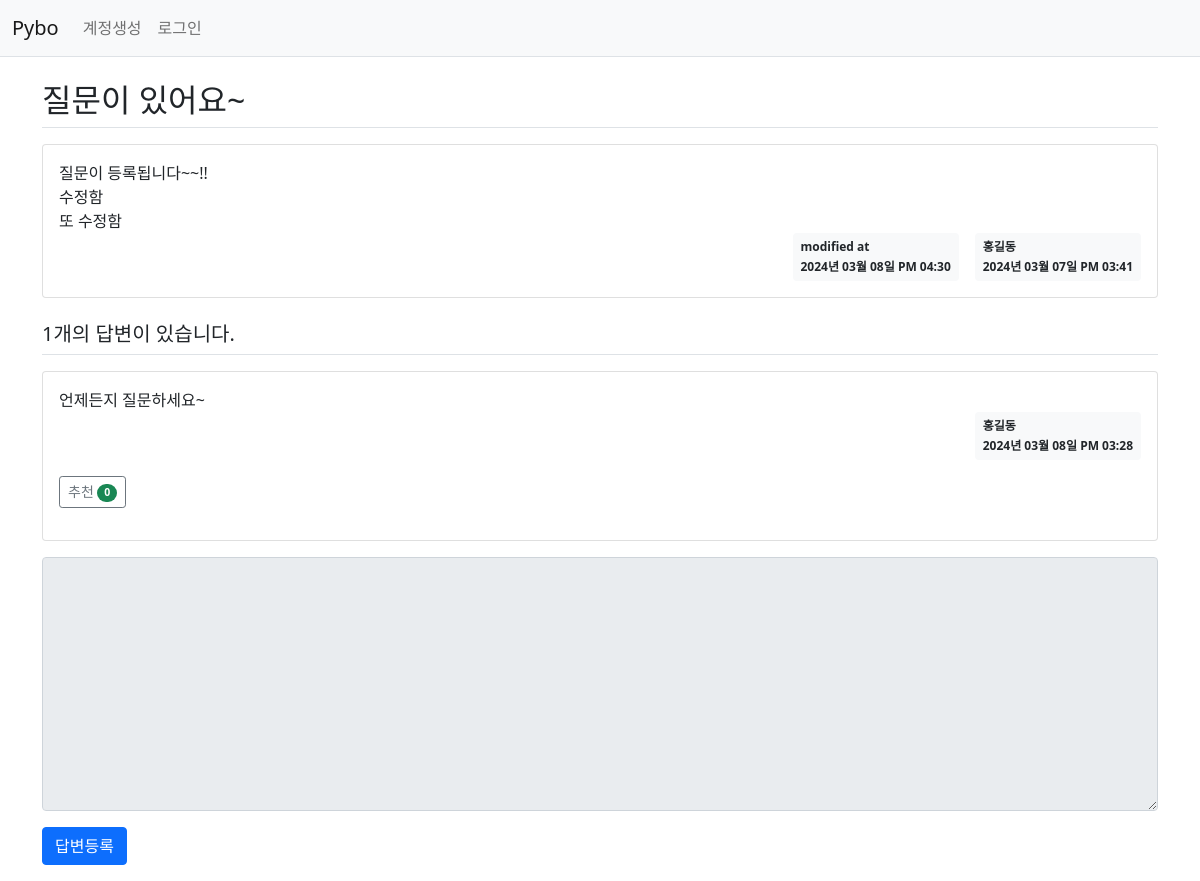
The app's page /question/detail/4/ with its own data.
### pybo/models.py (models this page shows)
class Question(db.Model):
    id = db.Column(db.Integer, primary_key=True)
    subject = db.Column(db.String(200), nullable=False)
    content = db.Column(db.Text(), nullable=False)
    create_date = db.Column(db.DateTime(), nullable=False)
    user_id = db.Column(db.Integer, db.ForeignKey('user.id', ondelete='CASCADE'), nullable=False)
    user = db.relationship('User', backref=db.backref('question_set'))
    modify_date = db.Column(db.DateTime(), nullable=True)
    voter = db.relationship('User', secondary=question_voter, backref=db.backref('question_voter_set'))

class User(db.Model):
    id = db.Column(db.Integer, primary_key=True)
    username = db.Column(db.String(150), unique=True, nullable=False)
    password = db.Column(db.String(200), nullable=False)
    email = db.Column(db.String(120), unique=True, nullable=False)

class Answer(db.Model):
    id = db.Column(db.Integer, primary_key=True)
    question_id = db.Column(db.Integer, db.ForeignKey('question.id', ondelete='CASCADE'))
    question = db.relationship('Question', backref=db.backref('answer_set'))
    content = db.Column(db.Text(), nullable=False)
    create_date = db.Column(db.DateTime(), nullable=False)
    user_id = db.Column(db.Integer, db.ForeignKey('user.id', ondelete='CASCADE'), nullable=False)
    user = db.relationship('User', backref=db.backref('answer_set'))
    modify_date = db.Column(db.DateTime(), nullable=True)
    voter = db.relationship('User', secondary=answer_voter, backref=db.backref('answer_voter_set'))

### pybo/views/question_views.py (the view)
@bp.route('/detail/<int:question_id>/')
def detail(question_id):
    form = AnswerForm()
    question = Question.query.get_or_404(question_id)
    return render_template('question/question_detail.html', question=question, form=form)

### pybo/forms.py
class AnswerForm(FlaskForm):
    content = TextAreaField('답변 내용', validators=[DataRequired('답변 내용은 필수입력 항목입니다.')])

### pybo/filter.py (called while the page is built)
def format_datetime(value, fmt='%Y년 %m월 %d일 %p %I:%M'):
    return value.strftime(fmt)

### pybo/views/auth_views.py (called while the page is built)
@bp.before_app_request
def load_logged_in_user():
    user_id = session.get('user_id')
    if user_id is None:
        g.user = None
    else:
        g.user = User.query.get(user_id)

### pybo/templates/question/question_detail.html (shortened to what this page needs)
{% extends 'base.html' %}
{% block content %}
<div class="container my-3">
    <h2 class="border-bottom py-2">{{ question.subject }}</h2>
    <div class="card my-3">
        <div class="card-body">
            <div class="card-text" style="white-space: pre-line;">{{ question.content }}</div>
            <div class="d-flex justify-content-end">
                {% if question.modify_date %}
                <div class="badge bg-light text-dark p-2 text-start mx-3">
                    <div class="mb-2">modified at</div>
                    <div>{{ question.modify_date|datetime }}</div>
                </div>
                {% endif %}
                <div class="badge bg-light text-dark p-2 text-start">
                    <div class="mb-2">{{ question.user.username }}</div>
                    <div>{{ question.create_date|datetime }}</div>
                </div>
            </div>
        </div>
    </div>
    <h5 class="border-bottom my-3 py-2">{{ question.answer_set|length }}개의 답변이 있습니다.</h5>
    {% for answer in question.answer_set %}
    <div class="card my-3">
        <div class="card-body">
            <div class="card-text" style="white-space: pre-line;">{{ answer.content }}</div>
            <div class="d-flex justify-content-end">
                <div class="badge bg-light text-dark p-2 text-start">
                    <div class="mb-2">{{ answer.user.username }}</div>
                    <div>{{ answer.create_date|datetime }}</div>
                </div>
            </div>
            <div class="my-3">
                <a href="javascript:void(0)" data-uri="{{ url_for('answer.vote', answer_id=answer.id) }}"
               class="recommend btn btn-sm btn-outline-secondary"> 추천
                    <span class="badge rounded-pill bg-success">{{ answer.voter|length }}</span>
                </a>
            </div>
        </div>
    </div>
    {% endfor %}
    <form action="{{ url_for('answer.create', question_id=question.id) }}" method="post" class="my-3">
        <div class="mb-3">
            <textarea {% if not g.user %}disabled{% endif %} name="content" id="content" class="form-control" rows="10"></textarea>
        </div>
        <input type="submit" value="답변등록" class="btn btn-primary">
    </form>
</div>
{% endblock %}

### records on screen
Question: subject "질문이 있어요~", content "질문이 등록됩니다~~!! 수정함 또 수정함", modify_date "2024년 03월 08일 PM 04:30", create_date "2024년 03월 07일 PM 03:41"
User: user.username "홍길동"
Answer: content "언제든지 질문하세요~", user.username "홍길동", create_date "2024년 03월 08일 PM 03:28", voter|length "0"

### other values on screen
{{ question.answer_set|length }} "1"
